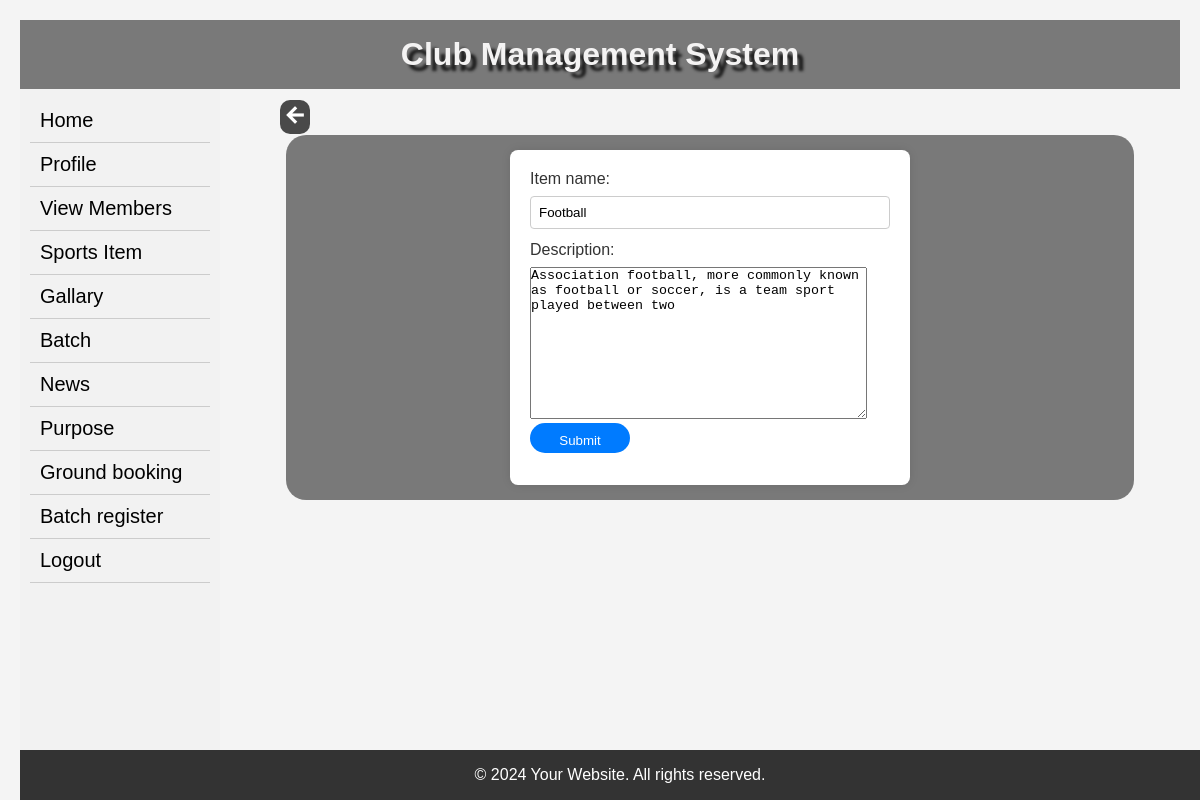
Screenshot of /admineditsportsitem/2 with the database file from the repository.
### myapp/models.py (models this page shows, shortened)
class sportsitem(models.Model):
    id=models.AutoField(primary_key=True)
    item_name=models.CharField(max_length=50)
    description=models.TextField(max_length=100)

### myapp/views.py (the view)
# urls.py: path('admineditsportsitem/<str:pk>',views.admineditsportsitem,name='editsportsitem'),
def admineditsportsitem(request,pk):
    cu_ed = sportsitem.objects.get(id=pk)
    if request.method == 'POST':
        updated_form = sportsitemform(request.POST, request.FILES, instance=cu_ed)
        if updated_form.is_valid():
            item_name = updated_form.cleaned_data['item_name']
            if sportsitem.objects.filter(Q(item_name__iexact=item_name) & ~Q(id=pk)).exists():
                messages.error(request, 'sports item with this name already exist')
            else:
                updated_form.save()
                messages.success(request, 'Item updated successfully.')
                form = sportsitemform(instance=cu_ed)
                return render(request, 'admineditsportsitem.html', {'form': form})
    else:
        form = sportsitemform(instance=cu_ed)
        messages.success(request, '')
        return render(request, 'admineditsportsitem.html', {'form': form})

### myapp/forms.py
class sportsitemform(forms.ModelForm):
    class Meta:
        model=sportsitem
        fields=['item_name','description']

### templates/admineditsportsitem.html (shortened to what this page needs)
{% extends 'admin_index.html' %}
{% block body %}
<html lang="en">
<head>
</head>
<body>
    <form method="post" style="text-align: justify;">
        <a href="{% url 'viewsportsitem' %}" style="position: fixed; top:100px; left: 280px; color:#fff; background-color: rgba(0,0,0,0.7); padding:3px; border-radius:10px;"><span class="material-symbols-outlined">
</span></a>
        {{ form.as_p }}
        <input type="submit" value="Submit" id="submit">
    </form>
</body>
</html>
{% endblock %}

### templates/admin_index.html (style rules this page uses)
* { margin: 0; padding: 0; box-sizing: border-box; }
body { font-family: Arial, sans-serif; background-image: url(https://png.pngtree.com/background/20230512/original/pngtree-sport-background-picture-image_2502918.jpg); background-size: cover; background-repeat: no-repeat; }
#submit { width:100px; height:30px; border-radius:20px; border:none; }
.material-symbols-outlined { font-variation-settings: 'FILL' 8, 'wght' 900, 'GRAD' 0, 'opsz' 24 }

### templates/admineditsportsitem.html (style rules this page uses)
body { font-family: Arial, sans-serif; background-color: #f4f4f4; padding: 20px; }
form { max-width: 400px; margin: 0 auto; background-color: #fff; padding: 20px; border-radius: 8px; box-shadow: 0 0 10px rgba(0, 0, 0, 0.1); }
input[type="submit"] { background-color: #007BFF; color: #fff; padding: 10px 15px; border: none; border-radius: 4px; cursor: pointer; }
label { display: block; margin-bottom: 8px; color: #333; }
input, select { width: 100%; padding: 8px; margin-bottom: 12px; border: 1px solid #ccc; border-radius: 4px; box-sizing: border-box; }

### rows the page displays
sportsitem: item_name "Football", description "Association football, more commonly known as football or soccer, is a team sport played between two"
